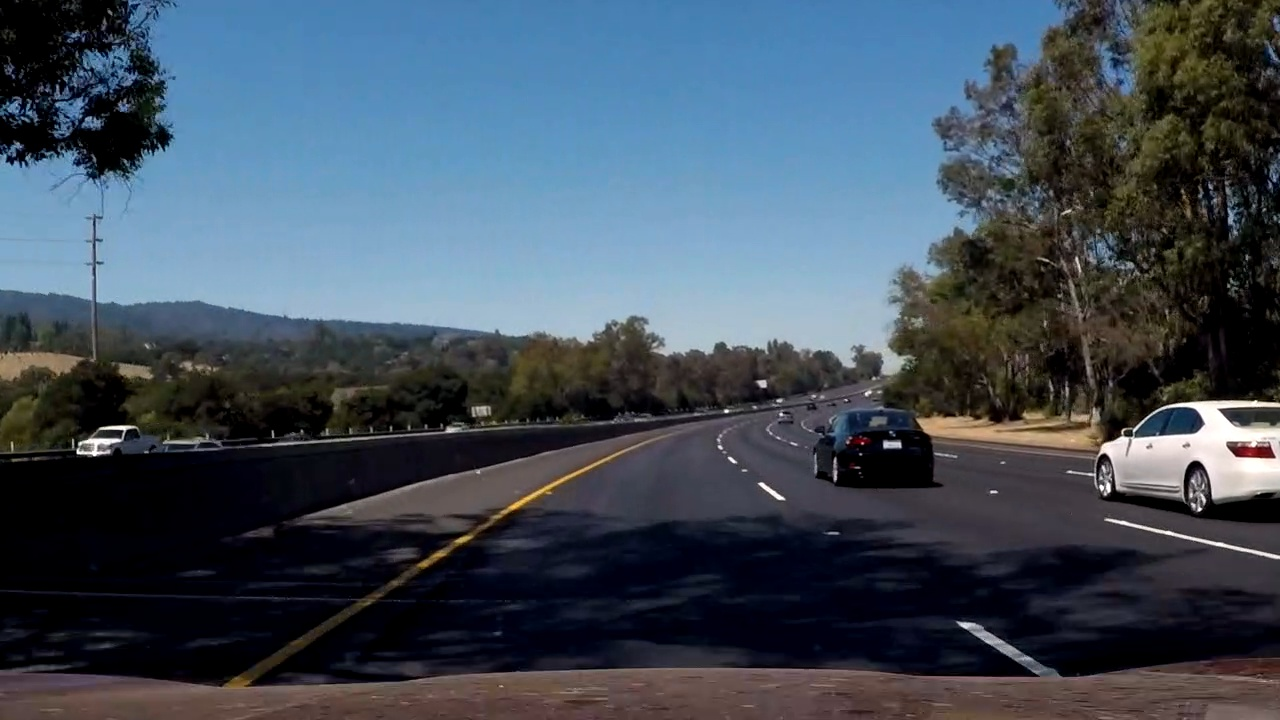
#> input picture test_images/frame_issue_5.jpg, 1280 x 720 px, found by its file name
$ python test.py   (older library calls are emulated)
#> lines starting #> are read from the running program, lines starting #| are printed output that depends on the picture; after the words box and inside, x2 and y2 are one past the last pixel; in counts of white or black regions, pixels touching at a corner belong together
#> in test_get_composed_tresholded_image, original_image is the input picture: shape (720, 1280, 3); mean B, G, R 90.9, 77.9, 65.2
### src/utils.py
'''
Author: Celien Nanson [cesliens@gmail.com]
Contains all the methods wich are used into process.py
'''

import cv2
import os
import matplotlib.image as mpimg
import matplotlib.pyplot as plt
import numpy as np

# Define constants
PATH_CAMERA_CAL = './camera_cal/'

# [293 lines left out: functions draw_lines, get_line_curvature, get_polynomials_curve, slice_image, combine_gradient_color, hls_select and 3 more, not called in this run]

def color_mask(hsv,low,high):
	# Return mask from HSV
	mask = cv2.inRange(hsv, low, high)
	return mask

# [5 lines left out: function apply_color_mask, not called in this run]

def add_mask_and_yellow_mask(image):
	# First convert to HSV
	image = cv2.cvtColor(image, cv2.COLOR_RGB2HSV)

	yellow_hsv_low  = np.array([0, 100, 100])
	yellow_hsv_high = np.array([80, 255, 255])
	white_hsv_low  = np.array([0, 0, 160])
	white_hsv_high = np.array([255, 255, 255])

	# Create the mask
	mask_yellow = color_mask(image, yellow_hsv_low, yellow_hsv_high)
	#mask_yellow = apply_color_mask(image, image, yellow_hsv_low, yellow_hsv_high)

	mask_white = color_mask(image, white_hsv_low, white_hsv_high)
	#mask_white = apply_color_mask(image, image, white_hsv_low, white_hsv_high)

	# Combine then into one
	mask = cv2.bitwise_or(mask_yellow, mask_white)

	return mask

def get_composed_tresholded_image(image):
	ksize = 3 # Choose a larger odd number to smooth gradient measurements

	bgr_image = cv2.cvtColor(image, cv2.COLOR_RGB2BGR)

	# Apply each of the thresholding functions
	gradx = abs_sobel_thresh(bgr_image, orientation='x', sobel_kernel=ksize, thresh=(20, 100))
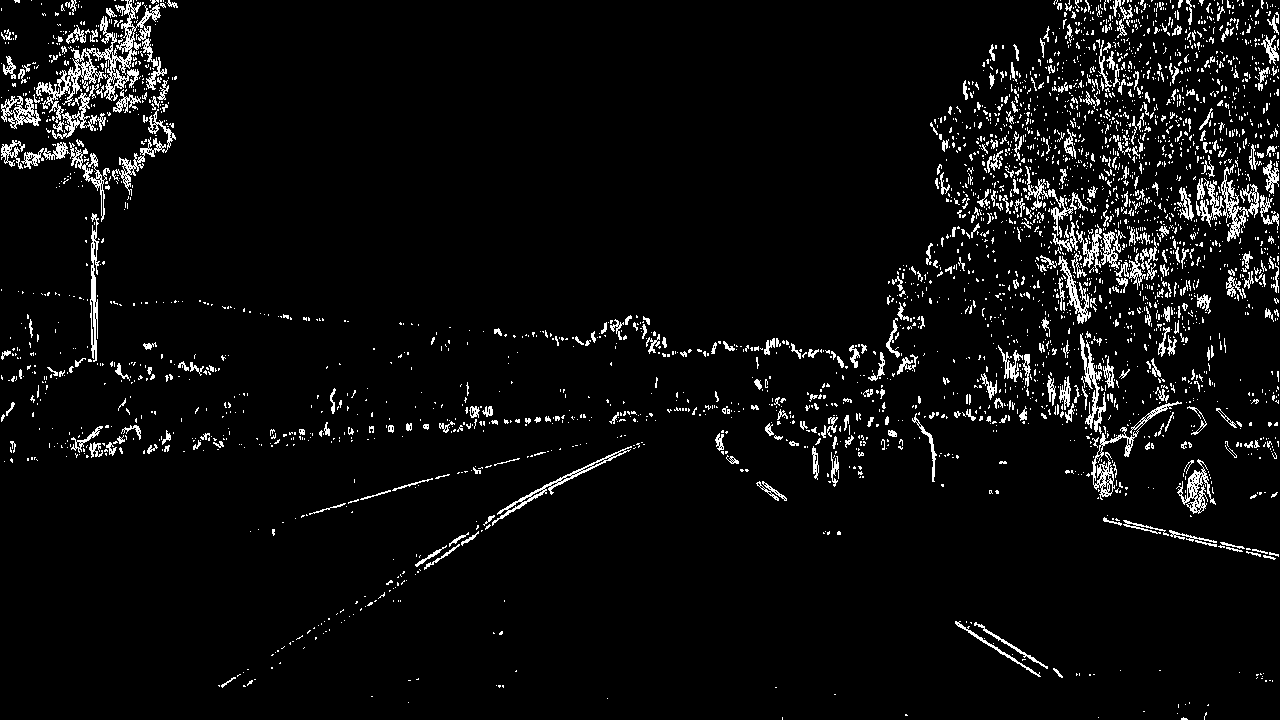
#> gradx: shape (720, 1280); values 0 (black) and 1 (white), 5.2% white in thin lines or dots
	grady = abs_sobel_thresh(bgr_image, orientation='y', sobel_kernel=ksize, thresh=(20, 100))
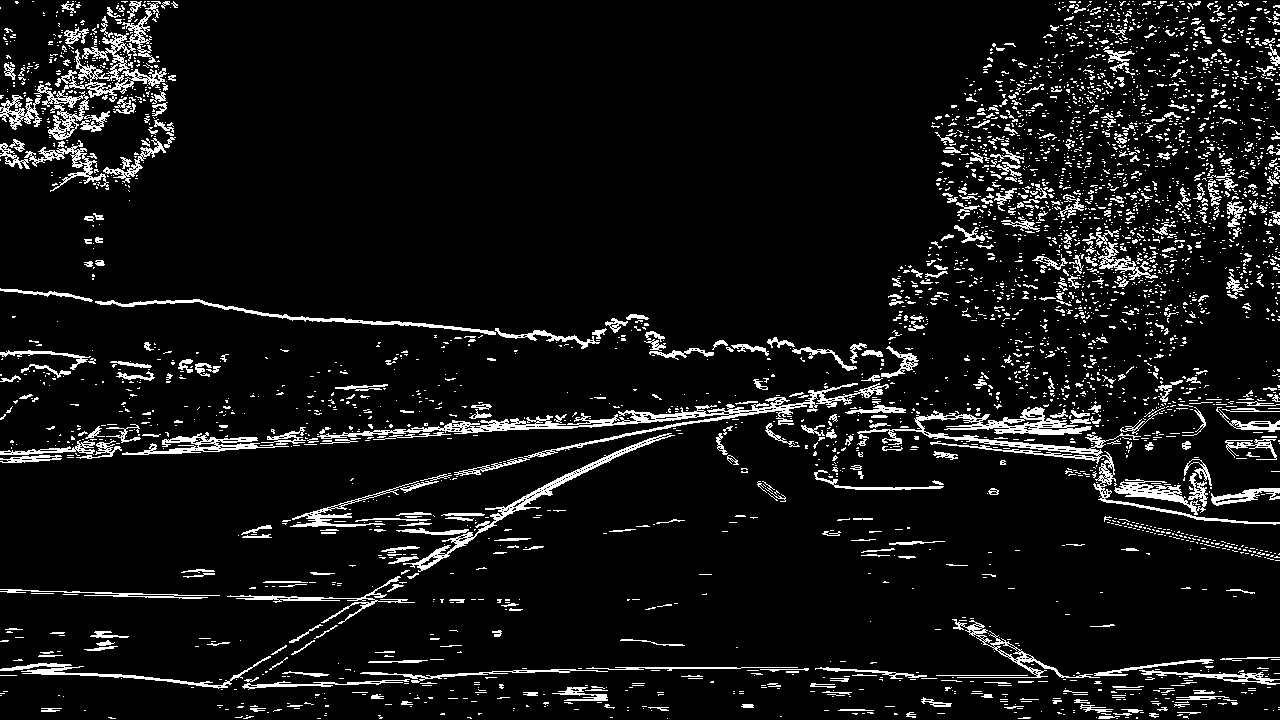
#> grady: shape (720, 1280); values 0 (black) and 1 (white), 7.7% white in thin lines or dots
	mag_binary = mag_thresh(bgr_image, sobel_kernel=ksize, thresh=(35, 100))
	dir_binary = dir_thresh(bgr_image, sobel_kernel=ksize, thresh=(0.7, 1.3))

	mask_yellow_white = add_mask_and_yellow_mask(image)

	combined = np.zeros_like(dir_binary)
	combined[((gradx == 1) & (grady == 1)) | ((mag_binary == 1) & (dir_binary == 1)) & (mask_yellow_white == 1)] = 1

	return combined

def abs_sobel_thresh(image, orientation, sobel_kernel=3, thresh=(0, 255)):
	'''
	Apply SobelX (by default), take the absolute value and apply a threshold to create a binary mask
	@return Image with SobelX or SobelY with the defined mask applied
	'''
	gray_image = cv2.cvtColor(image, cv2.COLOR_BGR2GRAY)

	# Calcul derivative in the x and y direction
	sobelx = cv2.Sobel(gray_image, cv2.CV_64F, 1, 0, ksize=sobel_kernel)
	sobely = cv2.Sobel(gray_image, cv2.CV_64F, 0, 1, ksize=sobel_kernel)

	# Absolute value of the x derivatives, converted to 8 bits
	if(orientation == 'x'):
		abs_sobel = np.absolute(sobelx)
	else:
		abs_sobel = np.absolute(sobely)

	scaled_sobel = np.uint8(255*abs_sobel/np.max(abs_sobel))

	# Create a binary threshold to select pixels based on gradient strength (here on x direction):
	# Pixel corresponding to the condition provided by thresh_min and thresh_max will be 1. The others, 0.
	binary_output = np.zeros_like(scaled_sobel)
	binary_output[(scaled_sobel >= thresh[0]) & (scaled_sobel <= thresh[1])] = 1

	return binary_output

def mag_thresh(image, sobel_kernel=3, thresh=(0, 255)):
	'''
	Apply a threshold to the overall magnitude of the gradient, in x and y directions.
	'''
#> called with sobel_kernel = 3, thresh = (35, 100)
	gray_image = cv2.cvtColor(image, cv2.COLOR_BGR2GRAY)

	# Calcul derivative in the x and y direction
	sobelx = cv2.Sobel(gray_image, cv2.CV_64F, 1, 0, ksize=sobel_kernel)
	sobely = cv2.Sobel(gray_image, cv2.CV_64F, 0, 1, ksize=sobel_kernel)

	# Calculate the gradient magnitude, and rescale to 8 bits
	gradmag = np.sqrt(sobelx**2 + sobely**2)
	scale_factor = np.max(gradmag)/255
#> scale_factor = 3.88
	gradmag = (gradmag/scale_factor).astype(np.uint8)
#> in get_composed_tresholded_image, `mag_binary = mag_thresh(bgr_image, sobel_kernel=ksize, thresh=(35, 100))`: mag_binary: shape (720, 1280); values 0 (black) and 1 (white), 5.3% white in thin lines or dots

	# Create a binary image of ones where threshold is met, zeros otherwise
	binary_output = np.zeros_like(gradmag)
	binary_output[(gradmag >= thresh[0]) & (gradmag <= thresh[1])] = 1

	# Return the binary image
	return binary_output

def dir_thresh(image, sobel_kernel=3, thresh=(0, np.pi/2)):
	'''
	Detect vertical lines.
	Compute the direction of the gradient (arctan2(np.absolute(sobely), np.absolute(sobelx))) and apply it to each pixel of the image.
	Each pixel will contains a value for the angle of the gradient away from horizontal in units of radians.
	A value of (+/-) pi/2 indicate a vertical line.
	Apply this to the image as a mask, and return it.
	'''
#> called with sobel_kernel = 3, thresh = (0.7, 1.3)
	gray_image = cv2.cvtColor(image, cv2.COLOR_BGR2GRAY)

	# Calculate the x and y gradients
	sobelx = cv2.Sobel(gray_image, cv2.CV_64F, 1, 0, ksize=sobel_kernel)
	sobely = cv2.Sobel(gray_image, cv2.CV_64F, 0, 1, ksize=sobel_kernel)

	# Take the absolute value of the gradient direction,
	# apply a threshold, and create a binary image result
	absgraddir = np.arctan2(np.absolute(sobely), np.absolute(sobelx))
	binary_output =  np.zeros_like(absgraddir)
	binary_output[(absgraddir >= thresh[0]) & (absgraddir <= thresh[1])] = 1

	# Return the binary image
	return binary_output

# [60 lines left out: functions get_imgpoints_objpoints, undistort_image, load_images, plot_image, not called in this run]

def plot_diff_images(original_image, undistorted_image, gray):
	f, (ax1, ax2) = plt.subplots(1, 2, figsize=(20, 9))
	f.tight_layout()
	ax1.imshow(original_image)
	ax1.set_title('Original image', fontsize=25)
	if(gray):
		ax2.imshow(undistorted_image, cmap='gray')
	else:
		ax2.imshow(undistorted_image)
	ax2.set_title('Undistorded image', fontsize=25)
	plt.subplots_adjust(left=0., right=1, top=0.9, bottom=0.)
	plt.show()

### tests/test.py
import sys
sys.path.insert(0, './src')
import utils
import cv2

PATH_CAMERA_CAL = './camera_cal/'
PATH_TEST_IMAGES = './test_images/'

# [25 lines left out: functions test_undistort, test_abs_sobel_thresh, test_mag_thresh, test_dir_threshold, not called in this run]

def test_get_composed_tresholded_image():
	original_image = cv2.imread(PATH_TEST_IMAGES + 'frame_issue_5.jpg')
	original_image = cv2.cvtColor(original_image, cv2.COLOR_BGR2RGB)
	thresholded_image = utils.get_composed_tresholded_image(original_image)
#> in get_composed_tresholded_image, `dir_binary = dir_thresh(bgr_image, sobel_kernel=ksize, thresh=(0.7, 1...`:
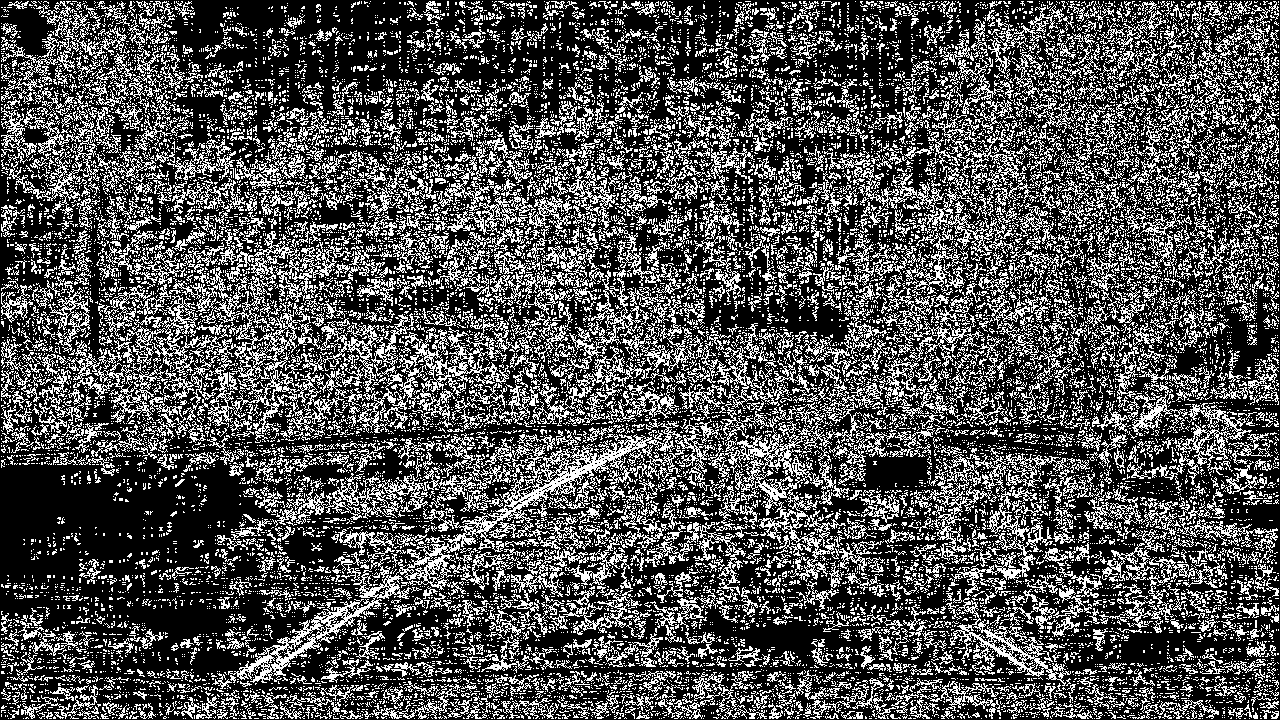
#> dir_binary: shape (720, 1280) float64; values 0 (black) and 1 (white), 31.8% white in thin lines or dots
#> in add_mask_and_yellow_mask, `image = cv2.cvtColor(image, cv2.COLOR_RGB2HSV)`: image: shape (720, 1280, 3); mean H, S, V 83.5, 113.8, 96.4
#> in color_mask, `mask = cv2.inRange(hsv, low, high)`: mask: shape (720, 1280); 0.31% white; 107 white regions (94 under 20 px), largest, box (x1, y1, x2, y2) and area: (497, 463, 602, 519) 722, (921, 415, 1091, 434) 672, (1076, 424, 1103, 448) 277
#> in color_mask (call 2), `mask = cv2.inRange(hsv, low, high)`: mask: shape (720, 1280); 32.8% white; 322 white regions (277 under 20 px), largest, box (x1, y1, x2, y2) and area: (0, 0, 1065, 375) 284934, (1097, 400, 1280, 499) 9759, (917, 417, 1097, 448) 2651
#> in add_mask_and_yellow_mask, `mask = cv2.bitwise_or(mask_yellow, mask_white)`: mask: shape (720, 1280); 33% white; 375 white regions (325 under 20 px), largest, box (x1, y1, x2, y2) and area: (0, 0, 1065, 375) 284934, (917, 400, 1280, 499) 13367, (497, 449, 629, 519) 868
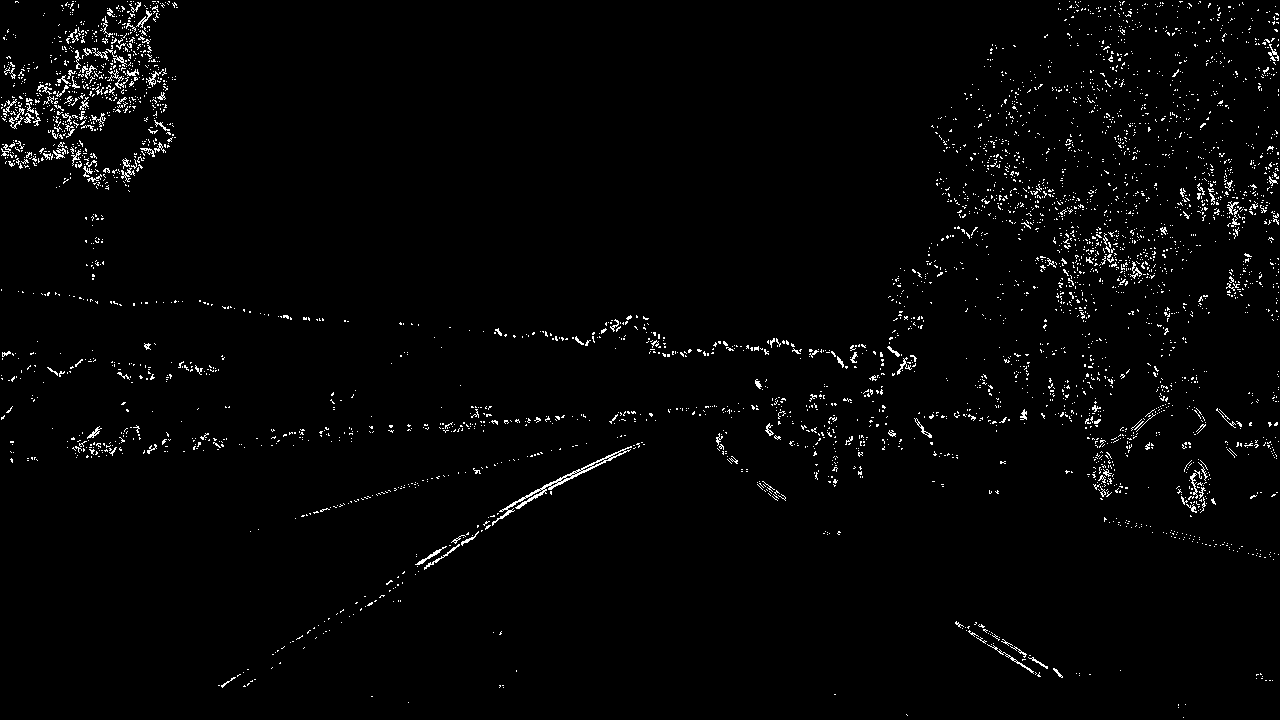
#> thresholded_image: shape (720, 1280) float64; values 0 (black) and 1 (white), 2% white in thin lines or dots
	#original_image = cv2.cvtColor(original_image, cv2.COLOR_BGR2RGB)
	utils.plot_diff_images(original_image, thresholded_image, True)

# [79 lines left out: functions test_warp, test_hls, test_combine_gradient_color, test_get_polynomials_curve, test_line_curvature, test_draw_lines and 4 more, not called in this run]

# [6 lines of commented-out code are left out]
test_get_composed_tresholded_image()
# [8 lines of commented-out code are left out]
